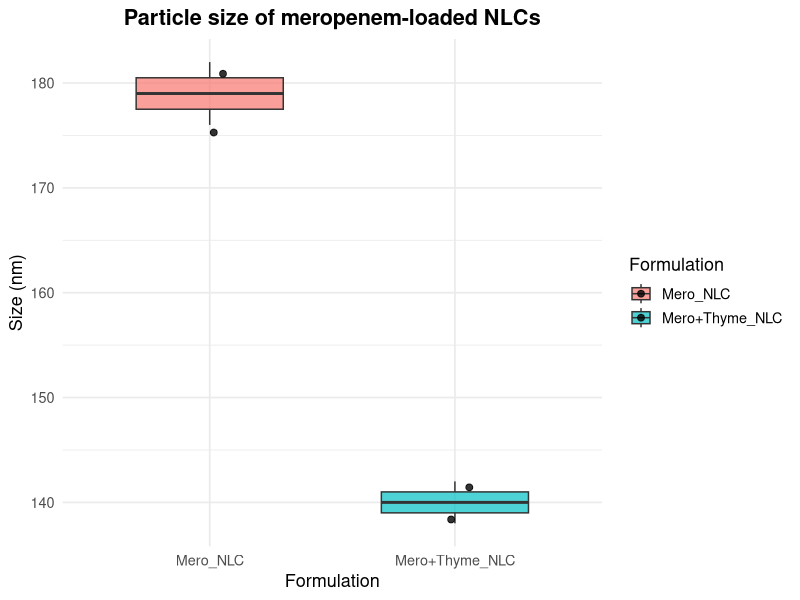

Reproduce this figure in R.
# ============================================================
# 01_analysis.R
# Project: NLC_Thyme_Meropenem
# Purpose: Descriptive analysis + particle size figure export
# ============================================================

# ----------------------------
# Libraries
# ----------------------------
library(tidyverse)

# ----------------------------
# Safety: create folders FIRST
# ----------------------------
if (!dir.exists("figures")) dir.create("figures")
if (!dir.exists("outputs")) dir.create("outputs")

# ----------------------------
# Load data
# ----------------------------
df <- read_csv("data/nlc_data.csv")

# Expected columns (example):
# Formulation | Size_nm | PDI | ZP_mV | EE_percent | Drug

# ----------------------------
# Summary statistics
# ----------------------------
summary_stats <- df %>%
  group_by(Formulation) %>%
  summarise(
    n = n(),
    mean_size = mean(Size_nm, na.rm = TRUE),
    sd_size   = sd(Size_nm, na.rm = TRUE),
    min_size  = min(Size_nm, na.rm = TRUE),
    max_size  = max(Size_nm, na.rm = TRUE),
    .groups = "drop"
  )

# Save summary statistics
write_csv(summary_stats, "outputs/summary_stats.csv")

# ----------------------------
# Particle size boxplot
# ----------------------------
p_size <- ggplot(df, aes(x = Formulation, y = Size_nm, fill = Formulation)) +
  geom_boxplot(alpha = 0.7, width = 0.6, outlier.shape = NA) +
  geom_jitter(width = 0.08, size = 2, alpha = 0.8) +
  labs(
    title = "Particle size of meropenem-loaded NLCs",
    x = "Formulation",
    y = "Size (nm)"
  ) +
  theme_minimal(base_size = 13) +
  theme(
    legend.position = "right",
    plot.title = element_text(face = "bold", hjust = 0.5)
  )

# ----------------------------
# SAVE FIGURE (AFTER folders exist)
# ----------------------------
ggsave(
  filename = "figures/particle_size_boxplot.png",
  plot = p_size,
  width = 7,
  height = 5,
  dpi = 300
)

# ----------------------------
# Confirmation messages
# ----------------------------
cat("✓ Plot saved to figures/particle_size_boxplot.png\n")
cat("✓ Summary stats saved to outputs/summary_stats.csv\n")
